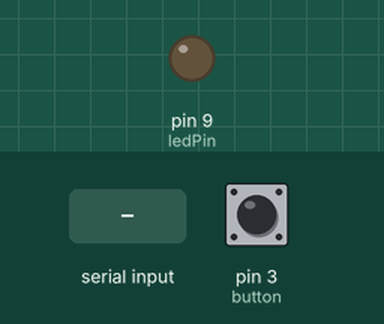
Bench run of a sketch on a simulated Arduino Uno, built with avr-gcc and run on an emulated ATmega328P. On the bench: output pins drawn as LEDs (lit = HIGH). The test bench sets the inputs (shaded band); at power-on: pin 3 (button) LOW. What the sketch prints to the serial monitor is not drawn.

Above: at 1.2 s.
1.3 s: byte 30 received over Serial
At 1.8 s:
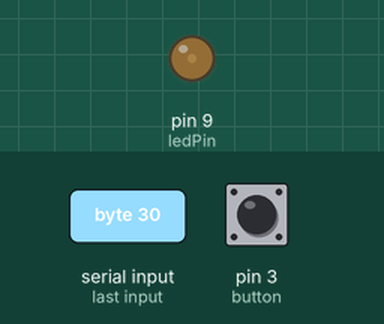
2.8 s: byte 90 received over Serial
At 3.1 s:
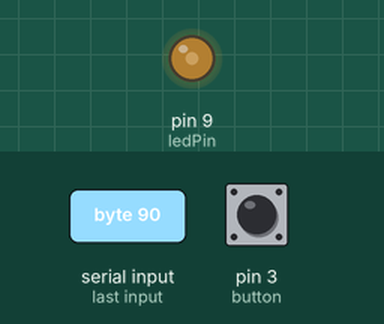
Timing chart, 0 to 5.8 s (numbered marks = the images above; inputs shaded):
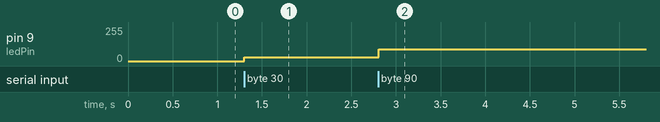

The sketch:

assignment4_3AdamDupuy.ino
```cpp
//

const int ledPin = 9;      // the pin that the LED is attached to
const int button = 3;

void setup() {
  // initialize the serial communication:
  Serial.begin(9600);
  // initialize the ledPin as an output:
  pinMode(ledPin, OUTPUT);
  pinMode(button, INPUT);
}

void loop() {
  byte brightness;
  digitalRead(button);
  Serial.println(digitalRead(button));
  delay(10);


  // check if data has been sent from the computer:
  if (Serial.available()) {
    // read the most recent byte (which will be from 0 to 255):
    brightness = Serial.read();
    // set the brightness of the LED:
    analogWrite(ledPin, brightness);
  }
}
```

Measured:
- after the input at 1.3 s, pin 9 (ledPin): 0/255 → 30/255 at once
- after the input at 2.8 s, pin 9 (ledPin): 30/255 → 90/255 at once
